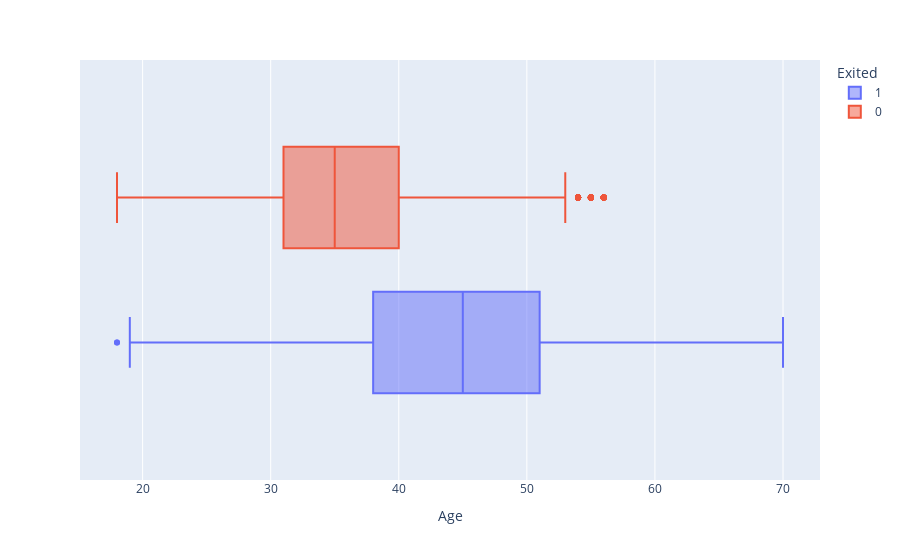

Source (notebook cell):
### Markdown cell above
Задача 9.4.     
Посмотрите на распределение возраста в разрезе признака оттока. В какой группе больше потенциальных выбросов?       
На какую возрастную категорию клиентов стоит обратить внимание банку?

### Code cell
categories=[1, 0]
box_data = churn_data_df[churn_data_df['Exited'].isin(categories)]
fig = px.box(data_frame = box_data, x = 'Age', color='Exited')
fig.show()

### Figure 1 — Plotly figure (JSON) as saved in the notebook; plotly's stock layout.template omitted (floating-point values rounded to 4 significant figures; data arrays with more than 128 entries replaced by an {"elided": "..."} marker saying what was removed)
{"data": [{"alignmentgroup": "True", "hovertemplate": "Exited=1<br>Age=%{x}<extra></extra>", "legendgroup": "1", "marker": {"color": "#636efa"}, "name": "1", "notched": false, "offsetgroup": "1", "orientation": "h", "showlegend": true, "type": "box", "x": {"elided": "2026 int values"}, "x0": " ", "xaxis": "x", "y0": " ", "yaxis": "y"}, {"alignmentgroup": "True", "hovertemplate": "Exited=0<br>Age=%{x}<extra></extra>", "legendgroup": "0", "marker": {"color": "#EF553B"}, "name": "0", "notched": false, "offsetgroup": "0", "orientation": "h", "showlegend": true, "type": "box", "x": {"elided": "7477 int values"}, "x0": " ", "xaxis": "x", "y0": " ", "yaxis": "y"}], "layout": {"boxmode": "group", "legend": {"title": {"text": "Exited"}, "tracegroupgap": 0}, "margin": {"t": 60}, "xaxis": {"anchor": "y", "domain": [0, 1], "title": {"text": "Age"}}, "yaxis": {"anchor": "x", "domain": [0, 1]}}}
